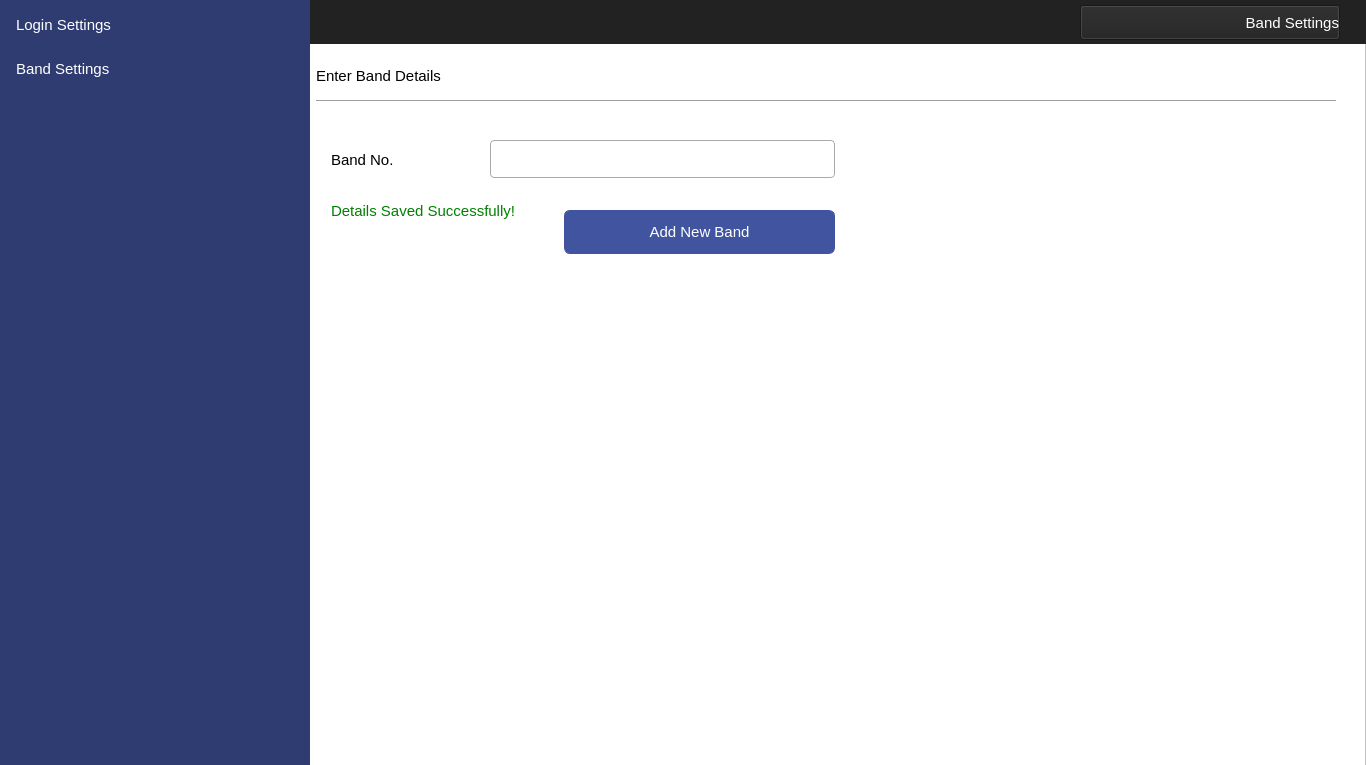
<?xml version="1.0" encoding="UTF-8"?>
<ui version="4.0">
 <class>MainWindow</class>
 <widget class="QMainWindow" name="MainWindow">
  <property name="geometry">
   <rect>
    <x>0</x>
    <y>0</y>
    <width>1366</width>
    <height>765</height>
   </rect>
  </property>
  <property name="windowTitle">
   <string>MainWindow</string>
  </property>
  <widget class="QWidget" name="centralwidget">
   <widget class="QFrame" name="frame">
    <property name="geometry">
     <rect>
      <x>0</x>
      <y>0</y>
      <width>1366</width>
      <height>768</height>
     </rect>
    </property>
    <property name="styleSheet">
     <string notr="true">background-color: #ffffff</string>
    </property>
    <property name="frameShape">
     <enum>QFrame::StyledPanel</enum>
    </property>
    <property name="frameShadow">
     <enum>QFrame::Raised</enum>
    </property>
    <widget class="QLabel" name="label_2">
     <property name="geometry">
      <rect>
       <x>0</x>
       <y>0</y>
       <width>1366</width>
       <height>44</height>
      </rect>
     </property>
     <property name="styleSheet">
      <string notr="true">background-color:#222222;</string>
     </property>
     <property name="text">
      <string/>
     </property>
    </widget>
    <widget class="QPushButton" name="btnEditLogin">
     <property name="geometry">
      <rect>
       <x>564</x>
       <y>210</y>
       <width>271</width>
       <height>44</height>
      </rect>
     </property>
     <property name="font">
      <font>
       <family>Segoe UI</family>
       <pointsize>11</pointsize>
      </font>
     </property>
     <property name="cursor">
      <cursorShape>PointingHandCursor</cursorShape>
     </property>
     <property name="styleSheet">
      <string notr="true">QPushButton
{
    color: #ffffff;
    background-color:#4154A0;
    border-width: 1px;
    border-color: #4154A0;
    border-style: solid;
    border-radius: 6;
    padding: 3px;
    font-size: 11pt;
    padding-left: 5px;
    padding-right: 5px;
    min-width: 40px;
}

QPushButton:hover
{
    background-color:#384889
}
QPushButton:pressed
{
    background-color: #384889;
 	border-width: 3px;
    border-color: #5C70BC;
    border-style: solid;
    border-radius: 6;

}</string>
     </property>
     <property name="text">
      <string>Add New Band</string>
     </property>
     <property name="icon">
      <iconset resource="../IconResource.qrc">
       <normaloff>:/images/add.png</normaloff>:/images/add.png</iconset>
     </property>
     <property name="iconSize">
      <size>
       <width>25</width>
       <height>25</height>
      </size>
     </property>
    </widget>
    <widget class="QLabel" name="lblDataEntrySuccessful">
     <property name="enabled">
      <bool>true</bool>
     </property>
     <property name="geometry">
      <rect>
       <x>331</x>
       <y>189</y>
       <width>361</width>
       <height>44</height>
      </rect>
     </property>
     <property name="font">
      <font>
       <family>Segoe UI</family>
       <pointsize>11</pointsize>
      </font>
     </property>
     <property name="layoutDirection">
      <enum>Qt::LeftToRight</enum>
     </property>
     <property name="styleSheet">
      <string notr="true">color: green;
background-color:#ffffff;
font-size: 11pt</string>
     </property>
     <property name="text">
      <string>Details Saved Successfully!</string>
     </property>
     <property name="alignment">
      <set>Qt::AlignLeading|Qt::AlignLeft|Qt::AlignVCenter</set>
     </property>
    </widget>
    <widget class="QPushButton" name="pushButton">
     <property name="enabled">
      <bool>true</bool>
     </property>
     <property name="geometry">
      <rect>
       <x>1080</x>
       <y>5</y>
       <width>260</width>
       <height>35</height>
      </rect>
     </property>
     <property name="font">
      <font>
       <family>Segoe UI</family>
       <pointsize>11</pointsize>
      </font>
     </property>
     <property name="styleSheet">
      <string notr="true"> text-align: right;
    color: #ffffff;
    background-color:#222222;</string>
     </property>
     <property name="text">
      <string>Band Settings</string>
     </property>
     <property name="icon">
      <iconset resource="../IconResource.qrc">
       <normaloff>:/images/smartWatch.png</normaloff>:/images/smartWatch.png</iconset>
     </property>
     <property name="iconSize">
      <size>
       <width>32</width>
       <height>32</height>
      </size>
     </property>
    </widget>
    <widget class="QPushButton" name="pushButton_2">
     <property name="enabled">
      <bool>true</bool>
     </property>
     <property name="geometry">
      <rect>
       <x>331</x>
       <y>680</y>
       <width>100</width>
       <height>80</height>
      </rect>
     </property>
     <property name="styleSheet">
      <string notr="true"> border:1px solid #fff;
    border-radius:4px;
    outline:none;</string>
     </property>
     <property name="text">
      <string/>
     </property>
     <property name="icon">
      <iconset resource="../IconResource.qrc">
       <normaloff>:/images/logoMTIP.png</normaloff>:/images/logoMTIP.png</iconset>
     </property>
     <property name="iconSize">
      <size>
       <width>200</width>
       <height>200</height>
      </size>
     </property>
    </widget>
    <widget class="QLineEdit" name="edtBandNo">
     <property name="geometry">
      <rect>
       <x>490</x>
       <y>140</y>
       <width>345</width>
       <height>38</height>
      </rect>
     </property>
     <property name="font">
      <font>
       <family>Segoe UI</family>
       <pointsize>11</pointsize>
      </font>
     </property>
     <property name="styleSheet">
      <string notr="true">QLineEdit{
    border:1px solid #aaa;
    border-radius:4px;
    outline:none;
    padding:6px;
    box-sizing:border-box;
    transition:.3s;
  }
  QLineEdit:hover{
	 border:1px solid #000;	
 	transition:.3s;
}
  QLineEdit:focus{
    border-color:dodgerBlue;
    box-shadow:0 0 8px 0 dodgerBlue;
  }</string>
     </property>
    </widget>
    <widget class="QLabel" name="label_9">
     <property name="geometry">
      <rect>
       <x>331</x>
       <y>138</y>
       <width>151</width>
       <height>44</height>
      </rect>
     </property>
     <property name="font">
      <font>
       <family>Segoe UI</family>
       <pointsize>11</pointsize>
      </font>
     </property>
     <property name="layoutDirection">
      <enum>Qt::LeftToRight</enum>
     </property>
     <property name="styleSheet">
      <string notr="true">color: #000000;
background-color:#ffffff;
font-size: 11pt</string>
     </property>
     <property name="text">
      <string>Band No.</string>
     </property>
     <property name="alignment">
      <set>Qt::AlignLeading|Qt::AlignLeft|Qt::AlignVCenter</set>
     </property>
    </widget>
    <widget class="QLabel" name="label">
     <property name="geometry">
      <rect>
       <x>0</x>
       <y>0</y>
       <width>310</width>
       <height>768</height>
      </rect>
     </property>
     <property name="styleSheet">
      <string notr="true">background-image: url(null);
background-color:#2F3C71;</string>
     </property>
     <property name="text">
      <string/>
     </property>
    </widget>
    <widget class="QPushButton" name="navViewLoginSettings">
     <property name="geometry">
      <rect>
       <x>10</x>
       <y>3</y>
       <width>290</width>
       <height>44</height>
      </rect>
     </property>
     <property name="font">
      <font>
       <family>Segoe UI</family>
       <pointsize>11</pointsize>
      </font>
     </property>
     <property name="cursor">
      <cursorShape>PointingHandCursor</cursorShape>
     </property>
     <property name="styleSheet">
      <string notr="true">QPushButton 
{
    text-align: left;
    color: #ffffff;
    background-color:#2F3C71;
    border-width: 1px;
    border-color: #2F3C71;
    border-style: solid;
    border-radius: 6;
    padding: 3px;
    font-size: 11pt;
    padding-left: 5px;
    padding-right: 5px;
    min-width: 40px;
}

QPushButton:hover
{
    background-color:#4154A0;
}

QPushButton:pressed
{
    background-color: #384889;
 	border-width: 3px;
    border-color: #5C70BC;
    border-style: solid;
    border-radius: 6;

}</string>
     </property>
     <property name="text">
      <string>Login Settings</string>
     </property>
     <property name="icon">
      <iconset resource="../IconResource.qrc">
       <normaloff>:/images/login.png</normaloff>:/images/login.png</iconset>
     </property>
     <property name="iconSize">
      <size>
       <width>25</width>
       <height>25</height>
      </size>
     </property>
     <property name="flat">
      <bool>false</bool>
     </property>
    </widget>
    <widget class="QPushButton" name="navViewBandSettings">
     <property name="geometry">
      <rect>
       <x>10</x>
       <y>47</y>
       <width>290</width>
       <height>44</height>
      </rect>
     </property>
     <property name="font">
      <font>
       <family>Segoe UI</family>
       <pointsize>11</pointsize>
      </font>
     </property>
     <property name="cursor">
      <cursorShape>PointingHandCursor</cursorShape>
     </property>
     <property name="styleSheet">
      <string notr="true">QPushButton 
{
    text-align: left;
    color: #ffffff;
    background-color:#2F3C71;
    border-width: 1px;
    border-color: #2F3C71;
    border-style: solid;
    border-radius: 6;
    padding: 3px;
    font-size: 11pt;
    padding-left: 5px;
    padding-right: 5px;
    min-width: 40px;
}
QPushButton:active
{
    background-color:#4154A0;
}
QPushButton:hover
{
    background-color:#4154A0;
}
QPushButton:pressed
{
    background-color: #384889;
 	border-width: 3px;
    border-color: #5C70BC;
    border-style: solid;
    border-radius: 6;

}</string>
     </property>
     <property name="text">
      <string>Band Settings</string>
     </property>
     <property name="icon">
      <iconset resource="../IconResource.qrc">
       <normaloff>:/images/smartWatch.png</normaloff>:/images/smartWatch.png</iconset>
     </property>
     <property name="iconSize">
      <size>
       <width>32</width>
       <height>32</height>
      </size>
     </property>
     <property name="flat">
      <bool>false</bool>
     </property>
    </widget>
    <zorder>label_2</zorder>
    <zorder>lblDataEntrySuccessful</zorder>
    <zorder>pushButton</zorder>
    <zorder>pushButton_2</zorder>
    <zorder>edtBandNo</zorder>
    <zorder>label_9</zorder>
    <zorder>label</zorder>
    <zorder>btnEditLogin</zorder>
    <zorder>navViewBandSettings</zorder>
    <zorder>navViewLoginSettings</zorder>
   </widget>
   <widget class="QLabel" name="label_13">
    <property name="geometry">
     <rect>
      <x>316</x>
      <y>100</y>
      <width>1020</width>
      <height>1</height>
     </rect>
    </property>
    <property name="styleSheet">
     <string notr="true">background-color:#A0A0A0;</string>
    </property>
    <property name="text">
     <string/>
    </property>
   </widget>
   <widget class="QLabel" name="label_6">
    <property name="geometry">
     <rect>
      <x>316</x>
      <y>60</y>
      <width>221</width>
      <height>31</height>
     </rect>
    </property>
    <property name="font">
     <font>
      <family>Segoe UI</family>
      <pointsize>11</pointsize>
     </font>
    </property>
    <property name="layoutDirection">
     <enum>Qt::LeftToRight</enum>
    </property>
    <property name="styleSheet">
     <string notr="true">color: #000000;
background-color:#ffffff;
font-size: 11pt</string>
    </property>
    <property name="text">
     <string>Enter Band Details</string>
    </property>
    <property name="alignment">
     <set>Qt::AlignLeading|Qt::AlignLeft|Qt::AlignVCenter</set>
    </property>
   </widget>
  </widget>
 </widget>
 <resources>
  <include location="../IconResource.qrc"/>
 </resources>
 <connections/>
</ui>
